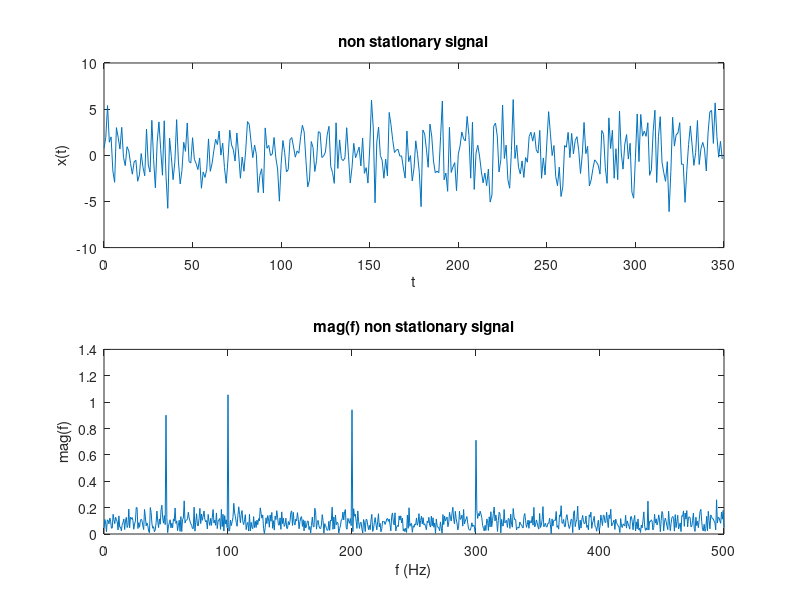
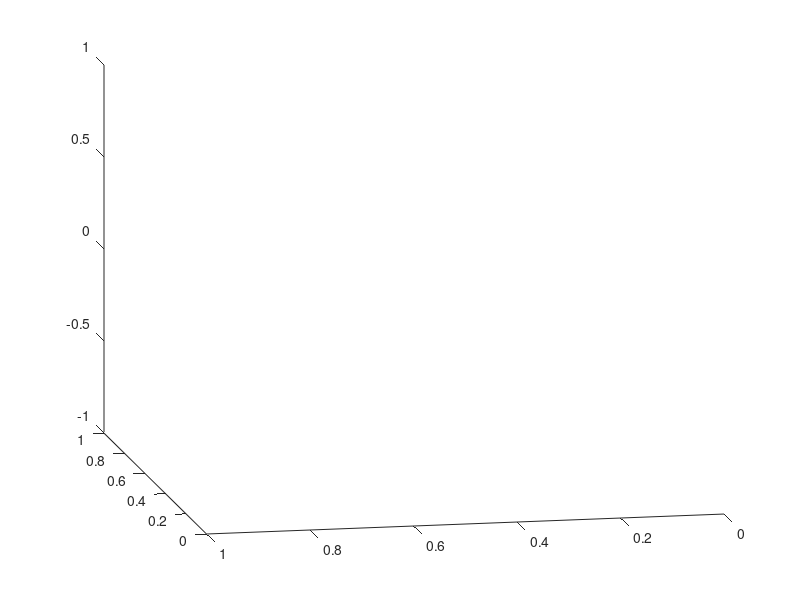

Here is the MATLAB script that generated these plots, in order: (Note: this script raises an error after producing the figures.)
% An analysis of a non-stationary signal will be performed through the STFT
% which allows to analyze the frequency components with respect to 
% different times. It should be noted the difference with respect to the FT
% which allows to analyze the frequency components in "all times", ie from 
% -infty to +infty since these are equal in "all times" as per the analytic
% definition.

clear; close all; clc;


% Specify the parameters of a signal with a sampling frequency of 1 kHz and
% a signal duration of 1.5 seconds.
fs = 1000;            % Sampling frequency                    
ts = 1/fs;            % Sampling period       
l = 1500;             % Length of signal
t = (0:l-1)*ts;       % Time vector
f = fs*(0:(l/2))/l;   % Scaling


% Form a signal of sinusoid with some frequencies
frequencies = [50, 100, 200, 300];
stationary_signal = 0.9*sin(2*pi*frequencies(1)*t) + ...
                    sin(2*pi*frequencies(2)*t) + ...
                    0.8*sin(2*pi*frequencies(3)*t) + ...
                    0.7*sin(2*pi*frequencies(4)*t);
              

% Corrupt the signal with zero-mean white noise
non_stationary_signal = stationary_signal + 2*randn(size(t));


% Plot the noisy signal in the time domain. It is difficult to identify the
% frequency components by looking at the signal x(t).
figure;
signal_slider = 350;
subplot(211), plot(1000*t(1:signal_slider),non_stationary_signal(1:signal_slider));
title('non stationary signal');
xlabel('t'), ylabel('x(t)');

% Compute the Fourier transform of the signal.
X_non_stationary_signal = fft(non_stationary_signal);

% Compute the two-sided spectrum and the single-sided spectrum based on the
% previous one and the even-valued signal length L.
mag_non_stationary_signal = abs(X_non_stationary_signal/l);
half_mag_non_stationary_signal = mag_non_stationary_signal(1:l/2+1);
half_mag_non_stationary_signal(2:end-1) = 2*half_mag_non_stationary_signal(2:end-1);

% Define the frequency domain f and plot the single-sided amplitude 
% spectrum.
% On average, longer signals produce better frequency approximations.
subplot(212), plot(f, half_mag_non_stationary_signal);
title('mag(f) non stationary signal')
xlabel('f (Hz)'), ylabel('mag(f)');

% Indeed, it can be noted that in the case of a stationary signal, the 
% spectrum analysis is more difficult due to this additional "noise". 
% Indeed, in this case, it is possible to confuse the small amplitude 
% frequency components with the noise surrounding them. Therefore, for 
% non-stationary signals it is recommended to use a different 
% transformation that allows a more accurate analysis of the spectrum.


%% SHORT TIME FOURIER TRANSFORM
% The STFT, compared to the FT, allows a more accurate analysis of the 
% spectrum of the corresponding signal.
% Calculate the STFT and plot it in different ways
figure, stft(non_stationary_signal, fs), view(-45,65);
colormap jet;
view([-101.2 15.6])

d = seconds(1e-3);
window = hamming(1024,'periodic');
figure, stft(non_stationary_signal,d, 'Window',window, 'OverlapLength',98,'FFTLength',2048);
colormap('autumn');

[S,F,T] = stft(non_stationary_signal,fs, 'Window',hamming(1024,'periodic'), 'OverlapLength',50);
figure, waterfall( F, T , abs(S(:,:,1))' );
view([0.9 15.1]);
